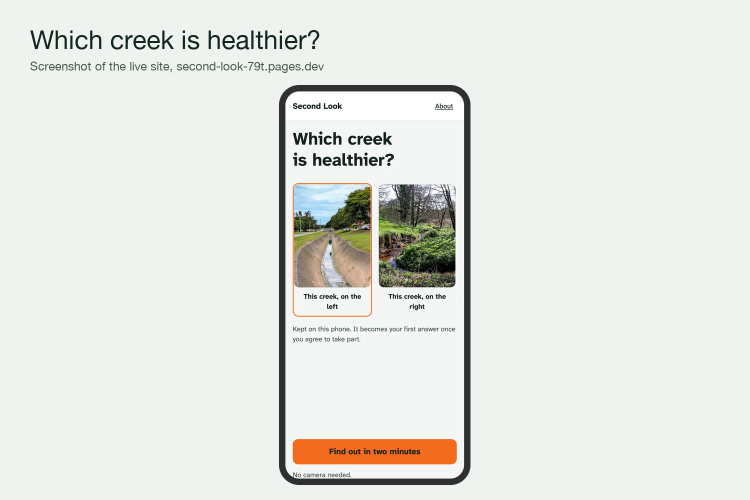
#> input picture docs/submission/gallery/1-which-creek.png, 1500 x 1000 px (shown at 1/2 size)
$ python -i make_gallery.py   (imports and definitions only)
#> lines starting #> are read from the running program, lines starting #| are printed output that depends on the picture
"""Frame the gallery, and make the two-minute test GIF and the social preview (UPDATE_27 block 23).

In: the raw phone screenshots that apps/web/scripts/gallery.mjs wrote to apps/web/screens/gallery/,
and its captures.json, which says what each one shows, its route and where it came from: the live
site (read only pages) or a local build with the mock API (the test flow and the sample record).

Out:
- docs/screens/<name>.webp: every screen in the same drawn device frame, each under 400 KB.
- docs/lessons/lesson-<name>-marks.webp: two lesson photos with their marks, cropped from the lesson
  card, with the photo's author and licence printed under it.
- docs/screens/two-minute-test.gif: consent to the score screen, under 3 MB, in the same frame.
- docs/social-preview.png: 1280 by 640, under 1 MB, the two warm-up photos and the site's own font.
- results/screens.json: one row per image with its name, route, bytes and source, and the counts.

Every limit is checked before a file is written: an image that cannot get under its limit stops the
run instead of landing in docs/. scripts/tests/test_gallery.py checks the committed files again.
"""

from __future__ import annotations

import argparse
import csv
import hashlib
import io
import json
import sys
from pathlib import Path
from typing import Any
from urllib.parse import urlparse

import yaml
from PIL import Image, ImageDraw, ImageFont, ImageOps

ROOT = Path(__file__).resolve().parents[1]
RAW = ROOT / "apps" / "web" / "screens" / "gallery"
# Where the outputs go, relative to the repository.
SCREENS = Path("docs/screens")
# The two lesson photos are crops from a lesson card, not screens, so they live apart from them.
LESSONS = Path("docs/lessons")
SOCIAL = Path("docs/social-preview.png")
RESULTS = Path("results/screens.json")
MANIFEST = Path("photos/manifest.csv")
ITEMS = ROOT / "content" / "test_items.yaml"
# The font the site serves, self hosted from this package (apps/web/app/fonts.ts). Pillow reads the
# variable WOFF2 directly, so the preview uses the same file, set to a bold weight on its axis.
FONT = (
    ROOT
    / "apps/web/node_modules/@fontsource-variable/atkinson-hyperlegible-next/files"
    / "atkinson-hyperlegible-next-latin-wght-normal.woff2"
)
FONT_NAME = "Atkinson Hyperlegible Next (the site's self hosted WOFF2, read by Pillow)"

# The phone: 390 by 844 CSS pixels at 2x.
SCREEN_SIZE = (780, 1688)
# The drawn device frame: a rounded rectangle in one neutral grey, no notch, no marks.
BEZEL = 28
SCREEN_RADIUS = 60
OUTER_RADIUS = SCREEN_RADIUS + BEZEL
FRAME_COLOUR = (48, 48, 48)
# How far a lossy WebP may move the bezel's grey before the check calls it another frame.
FRAME_TOLERANCE = 8
FRAMED_SIZE = (SCREEN_SIZE[0] + 2 * BEZEL, SCREEN_SIZE[1] + 2 * BEZEL)
# The GIF is drawn smaller than the stills (376 pixels wide, about the width a README shows it
# at), with the most colours per frame that keep it under its limit.
GIF_SCALE = 0.45
GIF_COLOURS = (160, 128, 96, 64)

# Colours from apps/web/styles/tokens.css.
BG = (0xF4, 0xF6, 0xF5)
INK = (0x14, 0x21, 0x1E)
INK_SOFT = (0x4B, 0x5B, 0x57)

SCREEN_MAX_BYTES = 400_000
GIF_MAX_BYTES = 3_000_000
SOCIAL_MAX_BYTES = 1_000_000
SOCIAL_SIZE = (1280, 640)
WEBP_QUALITIES = (86, 80, 74, 68, 62)
# live: the live site. local mock: a local build with the mock API. photos: drawn from the
# committed photos, with no screen in it (the social preview).
SOURCES = ("live", "local mock", "photos")
# The kinds held to the 400 KB limit.
STILLS = ("screen", "lesson_photo")
# Screens that show a warm-up or test photo, so their alt text may not hint at an answer. The GIF
# and the social preview show them too and are always held to the same rule.
BLIND_SCREENS = frozenset({"landing", "landing-guess", "test-item", "score"})
BLIND_KINDS = frozenset({"gif", "social_preview"})


class GalleryError(Exception):
    """An image that breaks a rule. Nothing is written for it."""


def sha256_bytes(data: bytes) -> str:
    return hashlib.sha256(data).hexdigest()


# [10 lines left out: function licence_words, not called in this run]


def source_site(url: str) -> str:
    host = urlparse(url).netloc
    return "Wikimedia Commons" if host.endswith("wikimedia.org") else host


def manifest_rows(root: Path = ROOT) -> dict[str, dict[str, str]]:
    with (root / MANIFEST).open(newline="", encoding="utf-8") as f:
        return {row["id"]: row for row in csv.DictReader(f)}


def credit_body(row: dict[str, str]) -> str:
    """The credit a CC BY photo asks for: the author, the licence and where it came from."""
    return f"{row['author']}, {licence_words(row['license'])}, {source_site(row['source_url'])}"


def credit_for(row: dict[str, str], lead: str = "Photo") -> str:
    return f"{lead}: {credit_body(row)}"


# [14 lines left out: functions font, rounded_mask, not called in this run]


_MASKS: dict[str, Image.Image] = {}


# [55 lines left out: functions device_frame, webp_under, lesson_sheet, gif_frame, not called in this run]


def make_gif(frames: list[tuple[Image.Image, int]]) -> tuple[bytes, int, int, int]:
    """The GIF bytes, its frame count, its length in milliseconds and the colours per frame.

    The most colours that fit under the limit, or a GalleryError.
    """
    if len(frames) < 2:
        raise GalleryError("the GIF needs at least two frames")
    size = (round(FRAMED_SIZE[0] * GIF_SCALE), round(FRAMED_SIZE[1] * GIF_SCALE))
    small = [device_frame(im).resize(size, Image.Resampling.LANCZOS) for im, _ in frames]
    durations = [ms for _, ms in frames]
    got = 0
    for colours in GIF_COLOURS:
        images = [gif_frame(im, colours) for im in small]
        buf = io.BytesIO()
        images[0].save(
            buf,
            "GIF",
            save_all=True,
            append_images=images[1:],
            duration=durations,
            loop=0,
            disposal=1,
            transparency=255,
            optimize=False,
        )
        data = buf.getvalue()
        got = len(data)
        if got <= GIF_MAX_BYTES:
            return data, len(images), sum(durations), colours
    raise GalleryError(
        f"two-minute-test.gif: {got} bytes at {GIF_COLOURS[-1]} colours, over {GIF_MAX_BYTES}"
    )


# [203 lines left out: functions social_preview, png_under, is_test_flow, row, build, not called in this run]


# ------------------------------------------------------------------------------------------------
# The check of what is committed. scripts/tests/test_gallery.py runs it on every make check.
# ------------------------------------------------------------------------------------------------

# Words that name or hint at what a test or warm-up question asks. The alt text of an image that
# shows such a photo never uses them (hard rule 17). The lesson images may: they teach.
HINT_WORDS = (
    "artificial",
    "natural",
    "concrete",
    "wall",
    "stone",
    "built",
    "bank",
    "erod",
    "straight",
    "channel",
    "canal",
    "ditch",
    "dug",
    "culvert",
    "meander",
    "bend",
    "invasive",
    "native",
    "weed",
    "ivy",
    "bramble",
    "blackberr",
    "pipe",
    "outfall",
    "outlet",
    "drain",
    "sewer",
    "tidy",
    "tidier",
    "messy",
    "messier",
)
# Every screen a person or judge reaches must stay in the gallery (UPDATE_27 block 23).
REQUIRED_SCREENS = frozenset(
    {
        "landing",
        "landing-guess",
        "consent",
        "lesson-card",
        "test-item",
        "score",
        "demo",
        "warmup",
        "accessibility",
        "verify",
        "offline",
        "share",
        "judges",
        "walks",
        "walk",
        "walk-in-progress",
        "walk-record",
        "check-start",
        "check-location",
        "check-question",
        "quick",
        "spot-record",
        "spot-fhir",
        # The health card, the entry's answer on human and animal health (CRITIC_03 E01).
        "spot-health",
        "city",
        "two",
        "how-we-know",
        "credits",
        "privacy",
        "about",
        "poster",
    }
)
LIMITS = {
    "screen": SCREEN_MAX_BYTES,
    "lesson_photo": SCREEN_MAX_BYTES,
    "gif": GIF_MAX_BYTES,
    "social_preview": SOCIAL_MAX_BYTES,
}
FORMATS = {"screen": "WEBP", "lesson_photo": "WEBP", "gif": "GIF", "social_preview": "PNG"}
METADATA_KEYS = ("exif", "xmp", "XML:com.adobe.xmp", "icc_profile", "comment")


# [35 lines left out: functions gallery_files, in_the_drawn_frame, not called in this run]


def hints_in(text: str) -> list[str]:
    low = text.lower()
    return sorted({w for w in HINT_WORDS if w in low})


# [129 lines left out: functions check_row, check, main, not called in this run]


# [2 lines not run here, left out]

>>> import cv2
>>> picture = cv2.imread('../docs/submission/gallery/1-which-creek.png', cv2.IMREAD_GRAYSCALE)
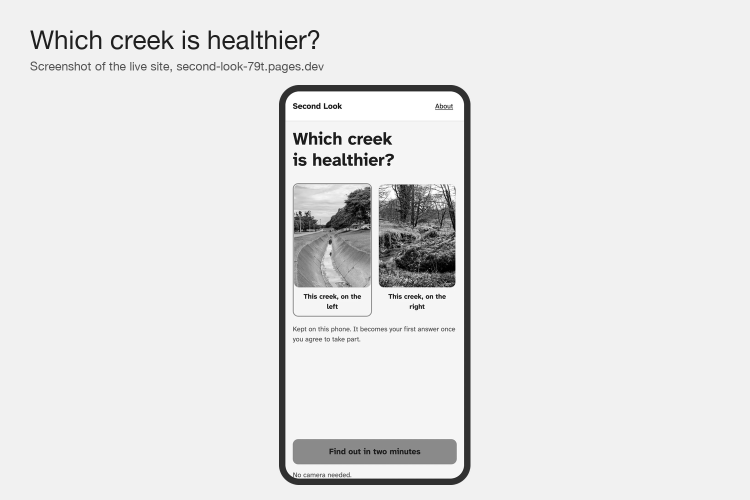
#> picture: shape (1000, 1500) (shown at 1/2 size); min 0, max 255, mean 229.4
#> (the run stopped early here; a loop or call above may not have finished)
